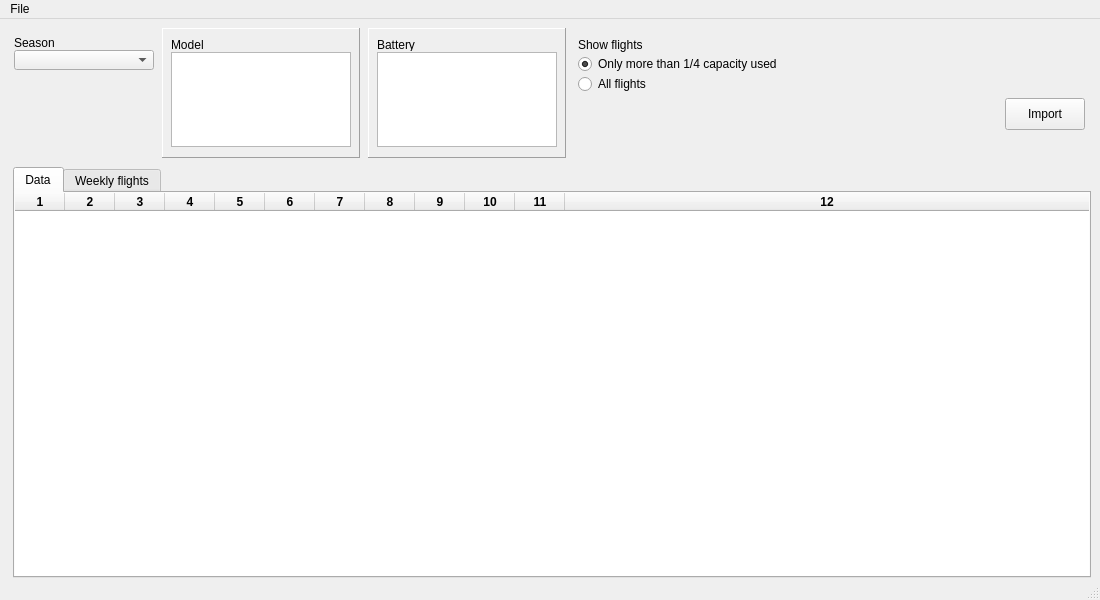
<?xml version="1.0" encoding="UTF-8"?>
<ui version="4.0">
 <class>QTDMainWindow</class>
 <widget class="QMainWindow" name="QTDMainWindow">
  <property name="geometry">
   <rect>
    <x>0</x>
    <y>0</y>
    <width>1100</width>
    <height>600</height>
   </rect>
  </property>
  <property name="windowTitle">
   <string>Main Window</string>
  </property>
  <widget class="QWidget" name="centralwidget">
   <layout class="QHBoxLayout" name="horizontalLayout">
    <property name="leftMargin">
     <number>13</number>
    </property>
    <property name="bottomMargin">
     <number>0</number>
    </property>
    <item>
     <layout class="QVBoxLayout" name="verticalLayout">
      <property name="spacing">
       <number>9</number>
      </property>
      <item>
       <widget class="QFrame" name="top_frame">
        <property name="enabled">
         <bool>true</bool>
        </property>
        <property name="minimumSize">
         <size>
          <width>0</width>
          <height>130</height>
         </size>
        </property>
        <property name="maximumSize">
         <size>
          <width>16777215</width>
          <height>130</height>
         </size>
        </property>
        <property name="layoutDirection">
         <enum>Qt::LeftToRight</enum>
        </property>
        <property name="autoFillBackground">
         <bool>false</bool>
        </property>
        <property name="frameShape">
         <enum>QFrame::NoFrame</enum>
        </property>
        <property name="frameShadow">
         <enum>QFrame::Raised</enum>
        </property>
        <property name="lineWidth">
         <number>1</number>
        </property>
        <property name="midLineWidth">
         <number>-2</number>
        </property>
        <layout class="QVBoxLayout" name="verticalLayout_3">
         <property name="leftMargin">
          <number>0</number>
         </property>
         <property name="topMargin">
          <number>0</number>
         </property>
         <property name="rightMargin">
          <number>0</number>
         </property>
         <property name="bottomMargin">
          <number>0</number>
         </property>
         <item>
          <layout class="QHBoxLayout" name="top_frame_horizontal_layout" stretch="0,0,0,0,1,0">
           <property name="spacing">
            <number>8</number>
           </property>
           <property name="leftMargin">
            <number>0</number>
           </property>
           <property name="rightMargin">
            <number>0</number>
           </property>
           <item>
            <widget class="QWidget" name="widget_season" native="true">
             <property name="minimumSize">
              <size>
               <width>141</width>
               <height>0</height>
              </size>
             </property>
             <property name="maximumSize">
              <size>
               <width>140</width>
               <height>16777215</height>
              </size>
             </property>
             <property name="layoutDirection">
              <enum>Qt::LeftToRight</enum>
             </property>
             <widget class="QLabel" name="label_season">
              <property name="geometry">
               <rect>
                <x>1</x>
                <y>7</y>
                <width>50</width>
                <height>16</height>
               </rect>
              </property>
              <property name="minimumSize">
               <size>
                <width>50</width>
                <height>16</height>
               </size>
              </property>
              <property name="maximumSize">
               <size>
                <width>50</width>
                <height>16</height>
               </size>
              </property>
              <property name="text">
               <string>Season</string>
              </property>
             </widget>
             <widget class="QComboBox" name="combo_box_season">
              <property name="geometry">
               <rect>
                <x>1</x>
                <y>22</y>
                <width>140</width>
                <height>20</height>
               </rect>
              </property>
              <property name="minimumSize">
               <size>
                <width>140</width>
                <height>20</height>
               </size>
              </property>
              <property name="maximumSize">
               <size>
                <width>140</width>
                <height>20</height>
               </size>
              </property>
              <property name="styleSheet">
               <string notr="true"/>
              </property>
             </widget>
             <widget class="QPushButton" name="push_button_model">
              <property name="geometry">
               <rect>
                <x>0</x>
                <y>50</y>
                <width>142</width>
                <height>81</height>
               </rect>
              </property>
              <property name="minimumSize">
               <size>
                <width>142</width>
                <height>81</height>
               </size>
              </property>
              <property name="maximumSize">
               <size>
                <width>142</width>
                <height>81</height>
               </size>
              </property>
              <property name="cursor">
               <cursorShape>ArrowCursor</cursorShape>
              </property>
              <property name="layoutDirection">
               <enum>Qt::LeftToRight</enum>
              </property>
              <property name="autoFillBackground">
               <bool>false</bool>
              </property>
              <property name="styleSheet">
               <string notr="true"/>
              </property>
              <property name="text">
               <string/>
              </property>
              <property name="checkable">
               <bool>false</bool>
              </property>
              <property name="flat">
               <bool>true</bool>
              </property>
             </widget>
            </widget>
           </item>
           <item>
            <widget class="QFrame" name="frame_model">
             <property name="maximumSize">
              <size>
               <width>200</width>
               <height>16777215</height>
              </size>
             </property>
             <property name="frameShape">
              <enum>QFrame::Panel</enum>
             </property>
             <property name="frameShadow">
              <enum>QFrame::Raised</enum>
             </property>
             <layout class="QHBoxLayout" name="horizontalLayout_7">
              <property name="leftMargin">
               <number>8</number>
              </property>
              <property name="topMargin">
               <number>8</number>
              </property>
              <property name="rightMargin">
               <number>8</number>
              </property>
              <property name="bottomMargin">
               <number>8</number>
              </property>
              <item>
               <layout class="QVBoxLayout" name="verticalLayout_4">
                <property name="spacing">
                 <number>0</number>
                </property>
                <property name="sizeConstraint">
                 <enum>QLayout::SetDefaultConstraint</enum>
                </property>
                <item>
                 <widget class="QLabel" name="label">
                  <property name="minimumSize">
                   <size>
                    <width>180</width>
                    <height>13</height>
                   </size>
                  </property>
                  <property name="maximumSize">
                   <size>
                    <width>180</width>
                    <height>13</height>
                   </size>
                  </property>
                  <property name="text">
                   <string>Model</string>
                  </property>
                 </widget>
                </item>
                <item>
                 <widget class="QListWidget" name="list_widget_model">
                  <property name="sizePolicy">
                   <sizepolicy hsizetype="Expanding" vsizetype="Expanding">
                    <horstretch>0</horstretch>
                    <verstretch>0</verstretch>
                   </sizepolicy>
                  </property>
                  <property name="minimumSize">
                   <size>
                    <width>180</width>
                    <height>95</height>
                   </size>
                  </property>
                  <property name="maximumSize">
                   <size>
                    <width>180</width>
                    <height>95</height>
                   </size>
                  </property>
                 </widget>
                </item>
               </layout>
              </item>
             </layout>
            </widget>
           </item>
           <item>
            <widget class="QFrame" name="frame_battery">
             <property name="maximumSize">
              <size>
               <width>200</width>
               <height>16777215</height>
              </size>
             </property>
             <property name="frameShape">
              <enum>QFrame::Panel</enum>
             </property>
             <property name="frameShadow">
              <enum>QFrame::Raised</enum>
             </property>
             <property name="lineWidth">
              <number>1</number>
             </property>
             <layout class="QHBoxLayout" name="horizontalLayout_8">
              <property name="leftMargin">
               <number>8</number>
              </property>
              <property name="topMargin">
               <number>8</number>
              </property>
              <property name="rightMargin">
               <number>8</number>
              </property>
              <property name="bottomMargin">
               <number>8</number>
              </property>
              <item>
               <layout class="QVBoxLayout" name="verticalLayout_5">
                <property name="spacing">
                 <number>0</number>
                </property>
                <item>
                 <widget class="QLabel" name="label_2">
                  <property name="minimumSize">
                   <size>
                    <width>180</width>
                    <height>13</height>
                   </size>
                  </property>
                  <property name="maximumSize">
                   <size>
                    <width>180</width>
                    <height>13</height>
                   </size>
                  </property>
                  <property name="text">
                   <string>Battery</string>
                  </property>
                  <property name="margin">
                   <number>0</number>
                  </property>
                 </widget>
                </item>
                <item>
                 <widget class="QListWidget" name="list_widget_battery">
                  <property name="minimumSize">
                   <size>
                    <width>180</width>
                    <height>95</height>
                   </size>
                  </property>
                  <property name="maximumSize">
                   <size>
                    <width>180</width>
                    <height>95</height>
                   </size>
                  </property>
                 </widget>
                </item>
               </layout>
              </item>
             </layout>
            </widget>
           </item>
           <item>
            <widget class="QStackedWidget" name="stacked_widget_main">
             <property name="minimumSize">
              <size>
               <width>240</width>
               <height>0</height>
              </size>
             </property>
             <property name="maximumSize">
              <size>
               <width>200</width>
               <height>16777215</height>
              </size>
             </property>
             <property name="frameShape">
              <enum>QFrame::NoFrame</enum>
             </property>
             <property name="frameShadow">
              <enum>QFrame::Raised</enum>
             </property>
             <property name="currentIndex">
              <number>0</number>
             </property>
             <widget class="QWidget" name="page_widget_show">
              <property name="layoutDirection">
               <enum>Qt::LeftToRight</enum>
              </property>
              <layout class="QVBoxLayout" name="verticalLayout_10">
               <property name="spacing">
                <number>0</number>
               </property>
               <property name="leftMargin">
                <number>0</number>
               </property>
               <property name="topMargin">
                <number>0</number>
               </property>
               <property name="rightMargin">
                <number>0</number>
               </property>
               <property name="bottomMargin">
                <number>0</number>
               </property>
               <item>
                <layout class="QVBoxLayout" name="vertical_layout_show" stretch="0">
                 <property name="spacing">
                  <number>0</number>
                 </property>
                 <property name="bottomMargin">
                  <number>0</number>
                 </property>
                 <item>
                  <widget class="QWidget" name="widget_show_flights" native="true">
                   <property name="enabled">
                    <bool>true</bool>
                   </property>
                   <widget class="QRadioButton" name="radio_button_one_fourth">
                    <property name="geometry">
                     <rect>
                      <x>4</x>
                      <y>26</y>
                      <width>241</width>
                      <height>20</height>
                     </rect>
                    </property>
                    <property name="minimumSize">
                     <size>
                      <width>241</width>
                      <height>20</height>
                     </size>
                    </property>
                    <property name="maximumSize">
                     <size>
                      <width>241</width>
                      <height>20</height>
                     </size>
                    </property>
                    <property name="text">
                     <string>Only more than 1/4 capacity used</string>
                    </property>
                    <property name="checked">
                     <bool>true</bool>
                    </property>
                   </widget>
                   <widget class="QRadioButton" name="radio_button_all_flights">
                    <property name="geometry">
                     <rect>
                      <x>4</x>
                      <y>46</y>
                      <width>187</width>
                      <height>20</height>
                     </rect>
                    </property>
                    <property name="minimumSize">
                     <size>
                      <width>187</width>
                      <height>20</height>
                     </size>
                    </property>
                    <property name="maximumSize">
                     <size>
                      <width>187</width>
                      <height>20</height>
                     </size>
                    </property>
                    <property name="text">
                     <string>All flights</string>
                    </property>
                   </widget>
                   <widget class="QLabel" name="label_show_flight">
                    <property name="geometry">
                     <rect>
                      <x>4</x>
                      <y>7</y>
                      <width>228</width>
                      <height>20</height>
                     </rect>
                    </property>
                    <property name="minimumSize">
                     <size>
                      <width>228</width>
                      <height>20</height>
                     </size>
                    </property>
                    <property name="maximumSize">
                     <size>
                      <width>228</width>
                      <height>20</height>
                     </size>
                    </property>
                    <property name="text">
                     <string>Show flights</string>
                    </property>
                   </widget>
                  </widget>
                 </item>
                </layout>
               </item>
              </layout>
             </widget>
             <widget class="QWidget" name="page_widget_stack_as">
              <layout class="QHBoxLayout" name="horizontalLayout_6">
               <property name="leftMargin">
                <number>0</number>
               </property>
               <property name="topMargin">
                <number>0</number>
               </property>
               <property name="rightMargin">
                <number>0</number>
               </property>
               <property name="bottomMargin">
                <number>0</number>
               </property>
               <item>
                <layout class="QVBoxLayout" name="vertical_layout_stack_as">
                 <property name="spacing">
                  <number>0</number>
                 </property>
                 <item>
                  <widget class="QWidget" name="widget" native="true">
                   <widget class="QRadioButton" name="radio_button_stack_as_model">
                    <property name="geometry">
                     <rect>
                      <x>4</x>
                      <y>26</y>
                      <width>102</width>
                      <height>20</height>
                     </rect>
                    </property>
                    <property name="minimumSize">
                     <size>
                      <width>102</width>
                      <height>20</height>
                     </size>
                    </property>
                    <property name="maximumSize">
                     <size>
                      <width>102</width>
                      <height>20</height>
                     </size>
                    </property>
                    <property name="text">
                     <string>Model</string>
                    </property>
                    <property name="checked">
                     <bool>true</bool>
                    </property>
                   </widget>
                   <widget class="QRadioButton" name="radio_button_stack_as_battery">
                    <property name="geometry">
                     <rect>
                      <x>4</x>
                      <y>46</y>
                      <width>102</width>
                      <height>20</height>
                     </rect>
                    </property>
                    <property name="minimumSize">
                     <size>
                      <width>102</width>
                      <height>20</height>
                     </size>
                    </property>
                    <property name="maximumSize">
                     <size>
                      <width>102</width>
                      <height>20</height>
                     </size>
                    </property>
                    <property name="text">
                     <string>Battery</string>
                    </property>
                   </widget>
                   <widget class="QLabel" name="label_stack_weekly_as">
                    <property name="geometry">
                     <rect>
                      <x>4</x>
                      <y>7</y>
                      <width>228</width>
                      <height>20</height>
                     </rect>
                    </property>
                    <property name="minimumSize">
                     <size>
                      <width>228</width>
                      <height>20</height>
                     </size>
                    </property>
                    <property name="maximumSize">
                     <size>
                      <width>228</width>
                      <height>20</height>
                     </size>
                    </property>
                    <property name="text">
                     <string>Stack graph as</string>
                    </property>
                   </widget>
                  </widget>
                 </item>
                </layout>
               </item>
              </layout>
             </widget>
            </widget>
           </item>
           <item>
            <spacer name="verticalSpacer_2">
             <property name="orientation">
              <enum>Qt::Vertical</enum>
             </property>
             <property name="sizeType">
              <enum>QSizePolicy::MinimumExpanding</enum>
             </property>
             <property name="sizeHint" stdset="0">
              <size>
               <width>20</width>
               <height>40</height>
              </size>
             </property>
            </spacer>
           </item>
           <item>
            <widget class="QWidget" name="widget_connection" native="true">
             <property name="minimumSize">
              <size>
               <width>90</width>
               <height>0</height>
              </size>
             </property>
             <property name="maximumSize">
              <size>
               <width>90</width>
               <height>16777215</height>
              </size>
             </property>
             <widget class="QLabel" name="label_image_connection">
              <property name="geometry">
               <rect>
                <x>20</x>
                <y>16</y>
                <width>48</width>
                <height>48</height>
               </rect>
              </property>
              <property name="minimumSize">
               <size>
                <width>48</width>
                <height>48</height>
               </size>
              </property>
              <property name="maximumSize">
               <size>
                <width>48</width>
                <height>48</height>
               </size>
              </property>
              <property name="toolTip">
               <string/>
              </property>
              <property name="text">
               <string/>
              </property>
             </widget>
             <widget class="QPushButton" name="push_button_import">
              <property name="enabled">
               <bool>true</bool>
              </property>
              <property name="geometry">
               <rect>
                <x>4</x>
                <y>70</y>
                <width>80</width>
                <height>32</height>
               </rect>
              </property>
              <property name="minimumSize">
               <size>
                <width>80</width>
                <height>32</height>
               </size>
              </property>
              <property name="text">
               <string>Import</string>
              </property>
              <property name="flat">
               <bool>false</bool>
              </property>
             </widget>
            </widget>
           </item>
          </layout>
         </item>
        </layout>
       </widget>
      </item>
      <item>
       <widget class="QTabWidget" name="tab_widget">
        <property name="tabPosition">
         <enum>QTabWidget::North</enum>
        </property>
        <property name="tabShape">
         <enum>QTabWidget::Rounded</enum>
        </property>
        <property name="currentIndex">
         <number>0</number>
        </property>
        <widget class="QWidget" name="tab">
         <attribute name="title">
          <string>Data</string>
         </attribute>
         <layout class="QHBoxLayout" name="horizontalLayout_2">
          <property name="leftMargin">
           <number>0</number>
          </property>
          <property name="topMargin">
           <number>0</number>
          </property>
          <property name="rightMargin">
           <number>0</number>
          </property>
          <property name="bottomMargin">
           <number>0</number>
          </property>
          <item>
           <layout class="QVBoxLayout" name="verticalLayout_2">
            <property name="spacing">
             <number>6</number>
            </property>
            <item>
             <widget class="QTableWidget" name="table_widget_data">
              <property name="autoFillBackground">
               <bool>false</bool>
              </property>
              <property name="styleSheet">
               <string notr="true">QHeaderView { font-weight: bold }</string>
              </property>
              <property name="frameShape">
               <enum>QFrame::NoFrame</enum>
              </property>
              <property name="frameShadow">
               <enum>QFrame::Plain</enum>
              </property>
              <property name="lineWidth">
               <number>1</number>
              </property>
              <property name="editTriggers">
               <set>QAbstractItemView::NoEditTriggers</set>
              </property>
              <property name="showDropIndicator" stdset="0">
               <bool>false</bool>
              </property>
              <property name="alternatingRowColors">
               <bool>false</bool>
              </property>
              <property name="selectionMode">
               <enum>QAbstractItemView::SingleSelection</enum>
              </property>
              <property name="selectionBehavior">
               <enum>QAbstractItemView::SelectRows</enum>
              </property>
              <property name="showGrid">
               <bool>false</bool>
              </property>
              <property name="wordWrap">
               <bool>true</bool>
              </property>
              <property name="cornerButtonEnabled">
               <bool>true</bool>
              </property>
              <property name="rowCount">
               <number>4</number>
              </property>
              <property name="columnCount">
               <number>12</number>
              </property>
              <attribute name="horizontalHeaderVisible">
               <bool>true</bool>
              </attribute>
              <attribute name="horizontalHeaderCascadingSectionResizes">
               <bool>false</bool>
              </attribute>
              <attribute name="horizontalHeaderDefaultSectionSize">
               <number>50</number>
              </attribute>
              <attribute name="horizontalHeaderMinimumSectionSize">
               <number>20</number>
              </attribute>
              <attribute name="horizontalHeaderShowSortIndicator" stdset="0">
               <bool>false</bool>
              </attribute>
              <attribute name="horizontalHeaderStretchLastSection">
               <bool>true</bool>
              </attribute>
              <attribute name="verticalHeaderVisible">
               <bool>false</bool>
              </attribute>
              <attribute name="verticalHeaderMinimumSectionSize">
               <number>37</number>
              </attribute>
              <row/>
              <row/>
              <row/>
              <row/>
              <column/>
              <column/>
              <column/>
              <column/>
              <column/>
              <column/>
              <column/>
              <column/>
              <column/>
              <column/>
              <column/>
              <column/>
             </widget>
            </item>
           </layout>
          </item>
         </layout>
        </widget>
        <widget class="QWidget" name="tab_2">
         <attribute name="title">
          <string>Weekly flights</string>
         </attribute>
         <layout class="QHBoxLayout" name="horizontalLayout_4">
          <property name="leftMargin">
           <number>0</number>
          </property>
          <property name="topMargin">
           <number>0</number>
          </property>
          <property name="rightMargin">
           <number>0</number>
          </property>
          <property name="bottomMargin">
           <number>0</number>
          </property>
          <item>
           <layout class="QHBoxLayout" name="horizontal_layout_weekly"/>
          </item>
         </layout>
        </widget>
       </widget>
      </item>
     </layout>
    </item>
   </layout>
  </widget>
  <widget class="QMenuBar" name="menubar">
   <property name="geometry">
    <rect>
     <x>0</x>
     <y>0</y>
     <width>1100</width>
     <height>36</height>
    </rect>
   </property>
   <widget class="QMenu" name="menuFile">
    <property name="title">
     <string>File</string>
    </property>
    <addaction name="action_menu_import"/>
    <addaction name="separator"/>
    <addaction name="action_menu_about"/>
    <addaction name="action_menu_exit"/>
   </widget>
   <addaction name="menuFile"/>
  </widget>
  <widget class="QStatusBar" name="statusbar"/>
  <action name="action_menu_import">
   <property name="text">
    <string>Import from VBar Control</string>
   </property>
  </action>
  <action name="action_menu_about">
   <property name="text">
    <string>About</string>
   </property>
  </action>
  <action name="action_menu_exit">
   <property name="text">
    <string>Exit</string>
   </property>
  </action>
 </widget>
 <resources/>
 <connections/>
</ui>
